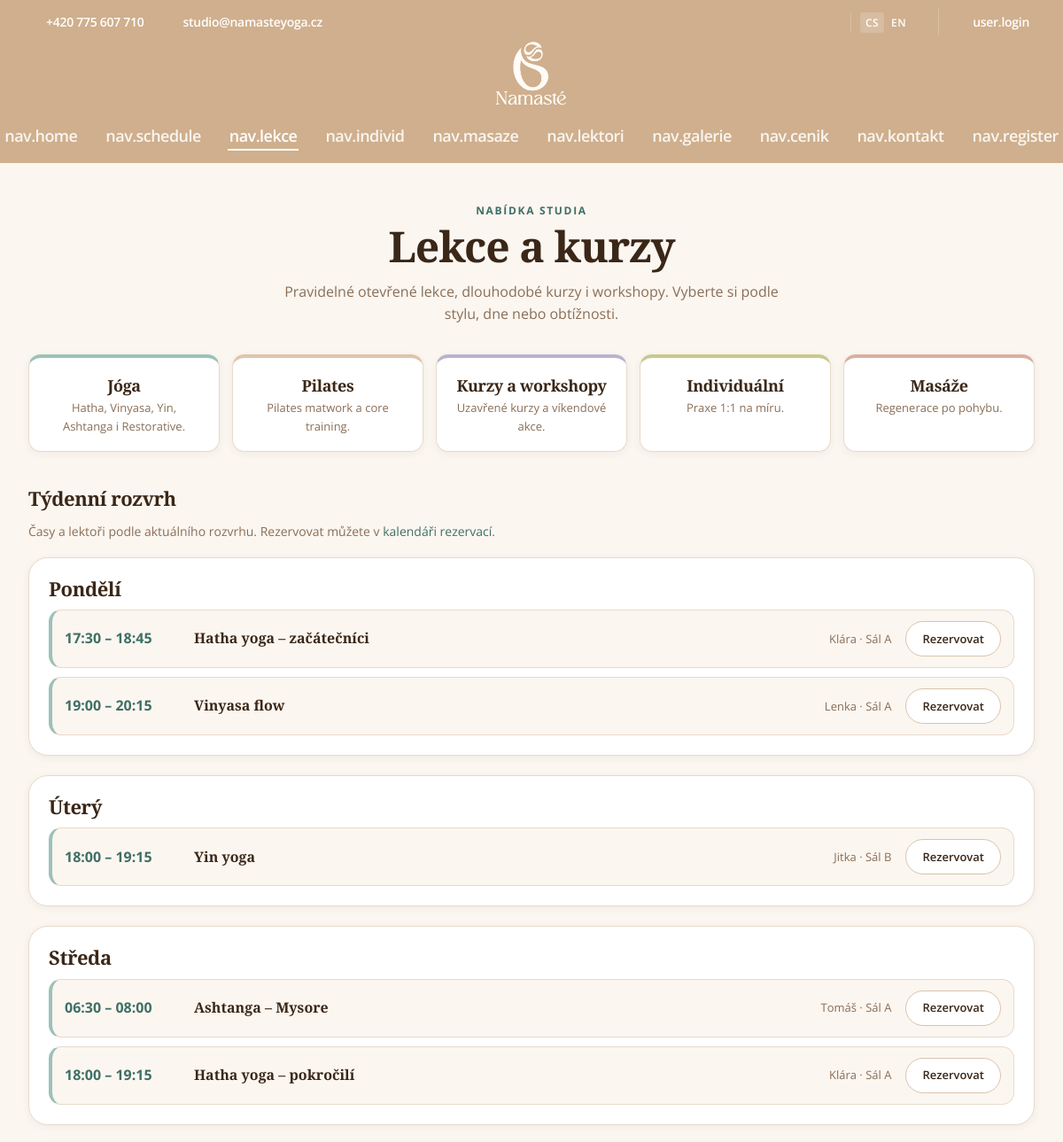
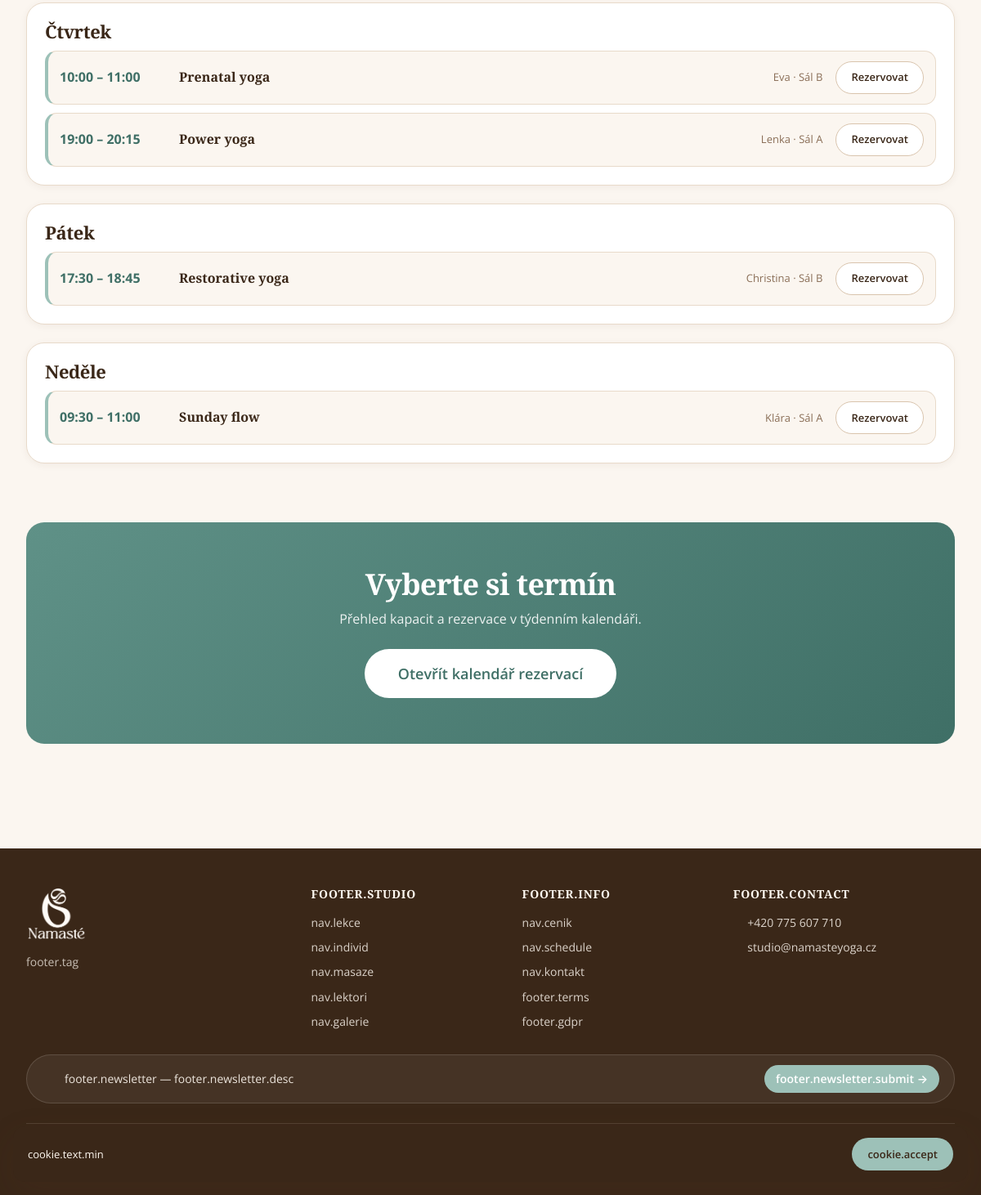
The page /lekce.php on the database its author committed (2 pictures, top to bottom).
### tables this page shows
CREATE TABLE IF NOT EXISTS `ny_categories` (
  `slug`        VARCHAR(40)  NOT NULL,
  `label`       VARCHAR(120) NOT NULL,
  `description` TEXT NULL,
  `sort_order`  INT NOT NULL DEFAULT 100,
  `active`      TINYINT(1) NOT NULL DEFAULT 1,
  PRIMARY KEY (`slug`)
);

CREATE TABLE IF NOT EXISTS `ny_classes` (
  `id`           INT UNSIGNED NOT NULL AUTO_INCREMENT,
  `name`         VARCHAR(190) NOT NULL,
  `description`  TEXT DEFAULT NULL,
  `teacher`      VARCHAR(120) NOT NULL,
  `capacity`     INT UNSIGNED NOT NULL DEFAULT 12,
  `day_of_week`  TINYINT UNSIGNED NOT NULL,  
  `start_time`   TIME NOT NULL,
  `end_time`     TIME NOT NULL,
  `room`         VARCHAR(120) DEFAULT NULL,
  `active`       TINYINT(1) NOT NULL DEFAULT 1,
  `starts_on`    DATE NULL,
  `ends_on`      DATE NULL,
  PRIMARY KEY (`id`),
  KEY `day_of_week` (`day_of_week`)
);

### src/db.php (called while the page is built, shortened)
<?php
function ny_config(): array {
    static $cfg = null;
    if ($cfg === null) {
        $cfg = require __DIR__ . '/../config.php';
    }
    return $cfg;
}
function ny_db(): PDO {
    static $pdo = null;
    if ($pdo !== null) {
        return $pdo;
    }
    $c = ny_config()['db'];
    $dsn = sprintf(
        'mysql:host=%s;port=%d;dbname=%s;charset=%s',
        $c['host'], (int)$c['port'], $c['name'], $c['charset']
    );
    $pdo = new PDO($dsn, $c['user'], $c['pass'], [
        PDO::ATTR_ERRMODE            => PDO::ERRMODE_EXCEPTION,
        PDO::ATTR_DEFAULT_FETCH_MODE => PDO::FETCH_ASSOC,
        PDO::ATTR_EMULATE_PREPARES   => false,
    ]);
    return $pdo;
}
function ny_ensure_content_tables(): void {
    $pdo = ny_db();
    $pdo->exec(
        'CREATE TABLE IF NOT EXISTS ny_teachers (
            id          INT UNSIGNED NOT NULL AUTO_INCREMENT,
            name        VARCHAR(120) NOT NULL,
            role        VARCHAR(190) NOT NULL DEFAULT "",
            bio         TEXT NULL,
            photo       VARCHAR(190) NOT NULL DEFAULT "",
            sort_order  INT NOT NULL DEFAULT 100,
            active      TINYINT(1) NOT NULL DEFAULT 1,
            PRIMARY KEY (id)
         ) ENGINE=InnoDB DEFAULT CHARSET=utf8mb4 COLLATE=utf8mb4_unicode_ci'
    );
    $hasPhoto = (int)$pdo->query(
        "SELECT COUNT(*) FROM INFORMATION_SCHEMA.COLUMNS
          WHERE TABLE_SCHEMA = DATABASE()
            AND TABLE_NAME   = 'ny_teachers'
            AND COLUMN_NAME  = 'photo'"
    )->fetchColumn();
    if ($hasPhoto === 0) {
        $pdo->exec('ALTER TABLE ny_teachers ADD COLUMN photo VARCHAR(190) NOT NULL DEFAULT "" AFTER bio');
    }
    $hasAvatar = (int)$pdo->query(
        "SELECT COUNT(*) FROM INFORMATION_SCHEMA.COLUMNS
          WHERE TABLE_SCHEMA = DATABASE()
            AND TABLE_NAME   = 'ny_users'
            AND COLUMN_NAME  = 'avatar'"
    )->fetchColumn();
    if ($hasAvatar === 0) {
        $pdo->exec('ALTER TABLE ny_users ADD COLUMN avatar VARCHAR(190) NOT NULL DEFAULT "" AFTER phone');
    }
    $hasReminded = (int)$pdo->query(
        "SELECT COUNT(*) FROM INFORMATION_SCHEMA.COLUMNS
          WHERE TABLE_SCHEMA = DATABASE()
            AND TABLE_NAME   = 'ny_reservations'
            AND COLUMN_NAME  = 'reminded_at'"
    )->fetchColumn();
    $hasStartsOn = (int)$pdo->query(
        "SELECT COUNT(*) FROM INFORMATION_SCHEMA.COLUMNS
          WHERE TABLE_SCHEMA = DATABASE()
            AND TABLE_NAME   = 'ny_classes'
            AND COLUMN_NAME  = 'starts_on'"
    )->fetchColumn();
    $hasEndsOn = (int)$pdo->query(
        "SELECT COUNT(*) FROM INFORMATION_SCHEMA.COLUMNS
          WHERE TABLE_SCHEMA = DATABASE()
            AND TABLE_NAME   = 'ny_classes'
            AND COLUMN_NAME  = 'ends_on'"
    )->fetchColumn();
    $pdo->exec(
        'CREATE TABLE IF NOT EXISTS ny_massages (
            id          INT UNSIGNED NOT NULL AUTO_INCREMENT,
            name        VARCHAR(190) NOT NULL,
            duration    VARCHAR(60)  NOT NULL DEFAULT "",
            price       VARCHAR(60)  NOT NULL DEFAULT "",
            description TEXT NULL,
            sort_order  INT NOT NULL DEFAULT 100,
            active      TINYINT(1) NOT NULL DEFAULT 1,
            PRIMARY KEY (id)
         ) ENGINE=InnoDB DEFAULT CHARSET=utf8mb4 COLLATE=utf8mb4_unicode_ci'
    );
    $pdo->exec(
        'CREATE TABLE IF NOT EXISTS ny_categories (
            slug        VARCHAR(40)  NOT NULL,
            label       VARCHAR(120) NOT NULL,
            description TEXT NULL,
            sort_order  INT NOT NULL DEFAULT 100,
            active      TINYINT(1) NOT NULL DEFAULT 1,
            PRIMARY KEY (slug)
         ) ENGINE=InnoDB DEFAULT CHARSET=utf8mb4 COLLATE=utf8mb4_unicode_ci'
    );
    $pdo->exec(
        'CREATE TABLE IF NOT EXISTS ny_newsletter_subscribers (
            id           INT UNSIGNED NOT NULL AUTO_INCREMENT,
            email        VARCHAR(190) NOT NULL,
            name         VARCHAR(120) NOT NULL DEFAULT "",
            token        CHAR(32)     NOT NULL,
            confirmed_at DATETIME NULL,
            unsubscribed_at DATETIME NULL,
            source       VARCHAR(40)  NOT NULL DEFAULT "footer",
            created_at   DATETIME NOT NULL DEFAULT CURRENT_TIMESTAMP,
            PRIMARY KEY (id),
            UNIQUE KEY email (email),
            KEY token (token)
         ) ENGINE=InnoDB DEFAULT CHARSET=utf8mb4 COLLATE=utf8mb4_unicode_ci'
    );
    $pdo->exec(
        'CREATE TABLE IF NOT EXISTS ny_password_resets (
            id          INT UNSIGNED NOT NULL AUTO_INCREMENT,
            user_id     INT UNSIGNED NOT NULL,
            token_hash  CHAR(64)     NOT NULL,
            expires_at  DATETIME     NOT NULL,
            used_at     DATETIME NULL,
            created_at  DATETIME NOT NULL DEFAULT CURRENT_TIMESTAMP,
            PRIMARY KEY (id),
            UNIQUE KEY token_hash (token_hash),
            KEY user_id (user_id)
         ) ENGINE=InnoDB DEFAULT CHARSET=utf8mb4 COLLATE=utf8mb4_unicode_ci'
    );
    $pdo->exec(
        'CREATE TABLE IF NOT EXISTS ny_gallery (
            id          INT UNSIGNED NOT NULL AUTO_INCREMENT,
            section     VARCHAR(40)  NOT NULL DEFAULT "studio",
            title       VARCHAR(190) NOT NULL DEFAULT "",
            alt         VARCHAR(190) NOT NULL DEFAULT "",
            file        VARCHAR(190) NOT NULL,
            sort_order  INT NOT NULL DEFAULT 100,
            active      TINYINT(1) NOT NULL DEFAULT 1,
            created_at  DATETIME NOT NULL DEFAULT CURRENT_TIMESTAMP,
            PRIMARY KEY (id),
            KEY section (section, sort_order)
         ) ENGINE=InnoDB DEFAULT CHARSET=utf8mb4 COLLATE=utf8mb4_unicode_ci'
    );
    $c = (int)$pdo->query('SELECT COUNT(*) FROM ny_teachers')->fetchColumn();
    $c = (int)$pdo->query('SELECT COUNT(*) FROM ny_massages')->fetchColumn();
    $c = (int)$pdo->query('SELECT COUNT(*) FROM ny_categories')->fetchColumn();
}
function ny_categories_active(): array {
    ny_ensure_content_tables();
    return ny_db()->query('SELECT * FROM ny_categories WHERE active = 1 ORDER BY sort_order, label')->fetchAll();
}

### lekce.php (the view, shortened to what this page needs)
<?php
require __DIR__ . '/src/layout.php';
$pdo = ny_db();
$classes = $pdo->query(
    'SELECT * FROM ny_classes WHERE active = 1 ORDER BY day_of_week, start_time'
)->fetchAll();
$daysCz = [1 => 'Pondělí', 2 => 'Úterý', 3 => 'Středa', 4 => 'Čtvrtek', 5 => 'Pátek', 6 => 'Sobota', 7 => 'Neděle'];
$categories = ny_categories_active();
function ny_category_page(string $name): string {
    $n = mb_strtolower($name);
    return 'yoga';
}
?>
<section class="section-title-block">
    <div class="eyebrow">Nabídka studia</div>
    <h1 class="page-title">Lekce a kurzy</h1>
    <p class="page-lead">
        Pravidelné otevřené lekce, dlouhodobé kurzy i workshopy. Vyberte si podle stylu, dne nebo obtížnosti.
    </p>
</section>
<?php if ($categories): ?>
<section class="cat-grid">
    <?php foreach ($categories as $c):
        $slug = (string)$c['slug'];
    ?>
        <article class="cat-card" id="<?= e($slug) ?>" data-cat="<?= e($slug) ?>">
            <h3><?= e((string)$c['label']) ?></h3>
            <?php if (!empty($c['description'])): ?>
                <p><?= e((string)$c['description']) ?></p>
            <?php endif; ?>
        </article>
    <?php endforeach; ?>
</section>
<?php endif; ?>
<h2 class="section-h section-h-gap" id="rozvrh">Týdenní rozvrh</h2>
<p class="hint">Časy a lektoři podle aktuálního rozvrhu. Rezervovat můžete v <a href="rezervace.php">kalendáři rezervací</a>.</p>
<div class="week-list">
    <?php for ($d = 1; $d <= 7; $d++):
        $dayClasses = array_values(array_filter($classes, fn($c) => (int)$c['day_of_week'] === $d));
        if (!$dayClasses) continue;
    ?>
        <section class="week-day">
            <h3 class="week-day-head"><?= e($daysCz[$d]) ?></h3>
            <ul class="week-day-list">
                <?php foreach ($dayClasses as $c):
                    $cat = ny_category_page((string)$c['name']);
                ?>
                    <li class="week-day-item" data-cat="<?= e($cat) ?>">
                        <div class="wdi-time"><?= e(substr($c['start_time'], 0, 5)) ?> – <?= e(substr($c['end_time'], 0, 5)) ?></div>
                        <div class="wdi-name"><?= e($c['name']) ?></div>
                        <div class="wdi-meta"><?= e($c['teacher']) ?><?php if ($c['room']): ?> · <?= e($c['room']) ?><?php endif; ?></div>
                        <a class="btn btn-secondary btn-sm wdi-btn" href="rezervace.php">Rezervovat</a>
                    </li>
                <?php endforeach; ?>
            </ul>
        </section>
    <?php endfor; ?>
</div>
<section class="cta-band">
    <div class="cta-inner">
        <h2>Vyberte si termín</h2>
        <p>Přehled kapacit a rezervace v týdenním kalendáři.</p>
        <a class="btn btn-primary btn-lg" href="rezervace.php">Otevřít kalendář rezervací</a>
    </div>
</section>

### rows shown on the page
ny_categories: label "Jóga", description "Hatha, Vinyasa, Yin, Ashtanga i Restorative."
ny_categories: label "Pilates", description "Pilates matwork a core training."
ny_categories: label "Kurzy a workshopy", description "Uzavřené kurzy a víkendové akce."
ny_categories: label "Individuální", description "Praxe 1:1 na míru."
ny_categories: label "Masáže", description "Regenerace po pohybu."
ny_classes: start_time "17:30", end_time "18:45", name "Hatha yoga – začátečníci", teacher "Klára", room "Sál A"
ny_classes: start_time "19:00", end_time "20:15", name "Vinyasa flow", teacher "Lenka", room "Sál A"
ny_classes: start_time "18:00", end_time "19:15", name "Yin yoga", teacher "Jitka", room "Sál B"
ny_classes: start_time "06:30", end_time "08:00", name "Ashtanga – Mysore", teacher "Tomáš", room "Sál A"
ny_classes: start_time "18:00", end_time "19:15", name "Hatha yoga – pokročilí", teacher "Klára", room "Sál A"
ny_classes: start_time "10:00", end_time "11:00", name "Prenatal yoga", teacher "Eva", room "Sál B"
ny_classes: start_time "19:00", end_time "20:15", name "Power yoga", teacher "Lenka", room "Sál A"
ny_classes: start_time "17:30", end_time "18:45", name "Restorative yoga", teacher "Christina", room "Sál B"
ny_classes: start_time "09:30", end_time "11:00", name "Sunday flow", teacher "Klára", room "Sál A"

### other values the page prints
$phone "+420 775 607 710"
$lc "CS"
$lc "EN"
t('user.login') "user.login"
t('nav.home') "nav.home"
t('nav.schedule') "nav.schedule"
t('nav.lekce') "nav.lekce"
t('nav.individ') "nav.individ"
t('nav.masaze') "nav.masaze"
t('nav.lektori') "nav.lektori"
t('nav.galerie') "nav.galerie"
t('nav.cenik') "nav.cenik"
t('nav.kontakt') "nav.kontakt"
t('nav.register') "nav.register"
$daysCz[$d] "Pondělí"
